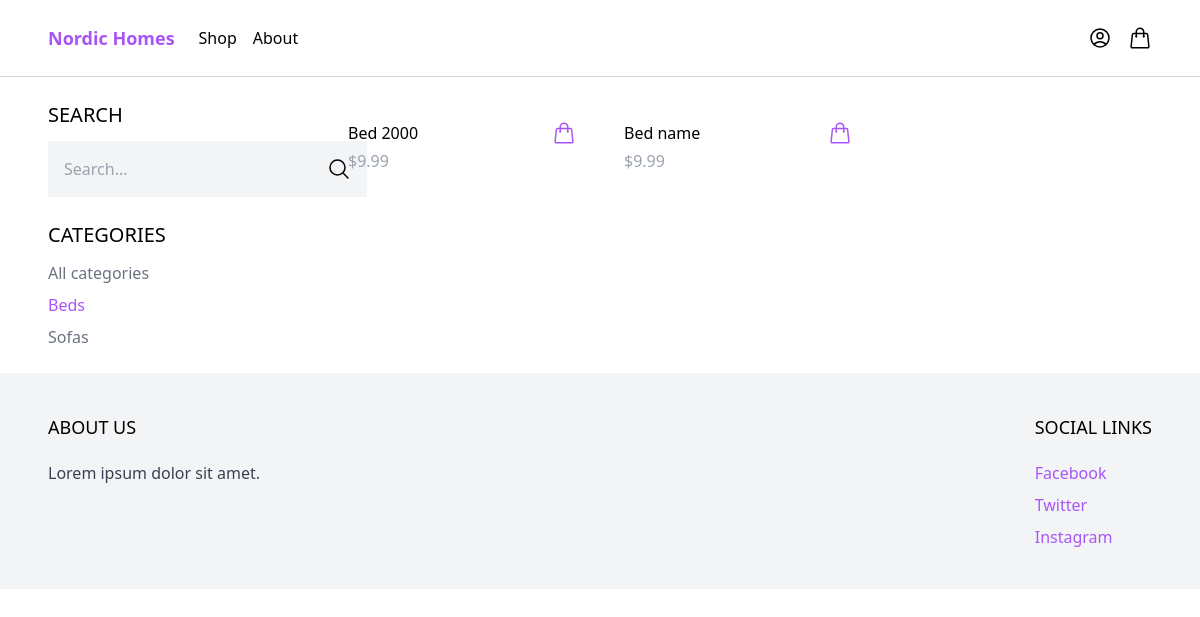
Screenshot of /shop/?category=beds with the database file from the repository.
### products/models.py (models this page shows, shortened)
class Category(models.Model):
    name = models.CharField(max_length=255)
    slug = models.SlugField()
    class Meta:
        ordering = ('name',)

class Product(models.Model):
    category = models.ForeignKey(Category, related_name='products', on_delete=models.CASCADE)
    name = models.CharField(max_length=255)
    slug = models.SlugField()
    description  = models.TextField(blank=True, null=True)
    price = models.IntegerField()
    created_at = models.DateTimeField(auto_now_add=True)
    class Meta:
        ordering = ('-created_at',)

### core/views.py (the view)
# urls.py: path('shop/', shop, name='shop'),
def shop(request):
    categories = Category.objects.all()
    products = Product.objects.all()
    active_category = request.GET.get('category',  '')
    if active_category:
        products = products.filter(category__slug=active_category)
    query = request.GET.get('query', '')
    if query:
        products = products.filter(name__icontains=query)
    context = {
        'categories': categories,
        'products': products,
        'active_category': active_category
    }
    return render(request, 'core/shop.html', context)

### core/templates/core/shop.html (shortened to what this page needs)
{% extends 'core/base.html' %}
{% block content %}
<div class="max-w-6xl mx-auto flex flex-wrap items-start py-6 px-6 xl:px-0">
    <div class="filter w-full lg:w-1/4">
        <h3 class="mb-3 text-xl uppercase">Search</h3>
        <form method="get" action=".">
            <div class="flex">
                <input type="text" name="query" class="p-4 bg-gray-100 border-0" placeholder="Search...">
                <button class="p-4 bg-gray-100 border-0">
                    <svg xmlns="http://www.w3.org/2000/svg" fill="none" viewBox="0 0 24 24" stroke-width="1.5"
                        stroke="currentColor" class="size-6">
                        <path stroke-linecap="round" stroke-linejoin="round"
                            d="m21 21-5.197-5.197m0 0A7.5 7.5 0 1 0 5.196 5.196a7.5 7.5 0 0 0 10.607 10.607Z" />
                    </svg>
                </button>
            </div>
        </form>
        <h3 class="mt-6 mb-3 text-xl uppercase">Categories</h3>
        <ul class="space-y-2">
            <li><a href="#" class="{% if not active_category %}text-purple-500{% else %}text-gray-500{% endif %}">All categories</a></li>
            {% for category in categories  %}
            <li><a href="{% url 'shop' %}?category={{ category.slug }}" class="{% if category.slug == active_category %}text-purple-500{% else %}text-gray-500{% endif %}">{{ category.name }}</a></li>
            {% endfor %}
        </ul>
    </div>
    <div class="products w-full lg:w-3/4 -mt-4 flex items-centre flex-wrap">
        {% for product in products %}
        <div class="w-full md:w-1/3 xl:w-1/4 p-6">
            <div class="pt-3 flex items-center justify-between">
                <a href="#">{{ product.name }}</a>
                <a href="#" class="text-purple-500 hover:text-purpal-500">
                </a>
            </div>
            <p class="pt-1 text-gray-400">$9.99</p>
        </div>
        {% endfor %}
    </div>
</div>
{% endblock content %}

### rows the page displays
Category: name "Beds"
Category: name "Sofas"
Product: name "Bed 2000"
Product: name "Bed name"
